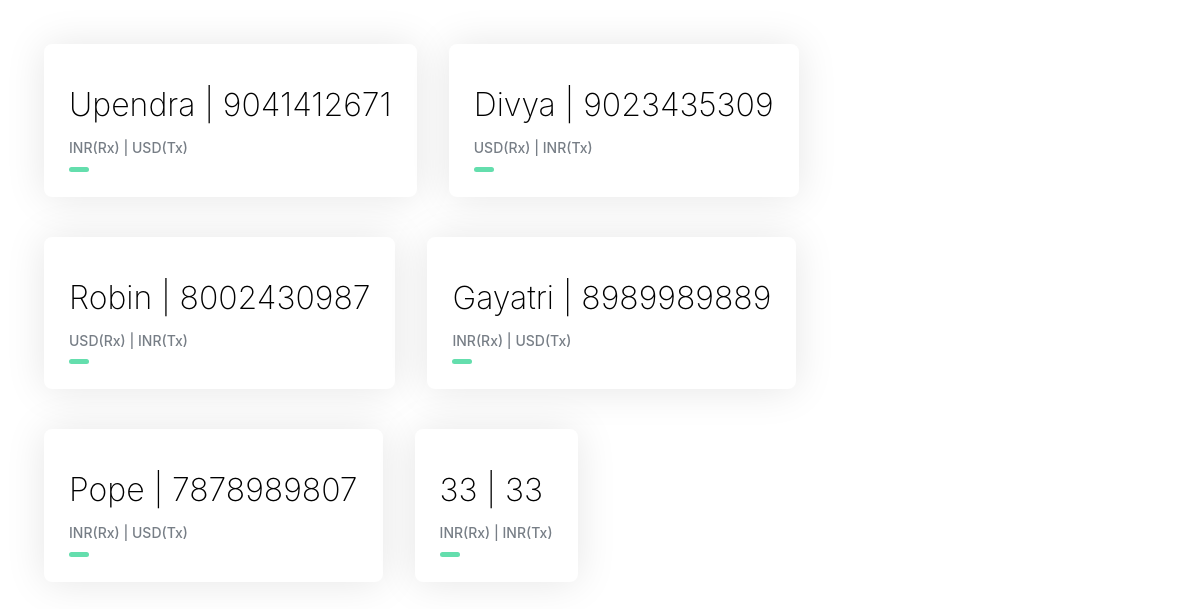
The page /transaction/get/ on the database its author committed.
### prune/models.py (models this page shows)
class Transactions(models.Model):
    name = models.CharField(max_length=45)
    ph_no = models.PositiveIntegerField()
    country = models.CharField(choices=country_choices, max_length=1, default='1')
    currency_rx = models.CharField(choices=currency_choices, max_length=1, default='1')
    currency_tx = models.CharField(choices=currency_choices, max_length=1, default='1')

### prune/views.py (the view)
# urls.py: path('transaction/get/', TransactionGetView.as_view(), name="transaction_get"),
class TransactionGetView(TemplateView):
    template_name = 'prune/prune_get.html'
    def get(self, request, *args, **kwargs):
        self.extra_context = {'data': Transactions.objects.all()}
        return super(TransactionGetView, self).get(request, *args, **kwargs)

### prune/templates/prune/prune_get.html (shortened to what this page needs)
<!DOCTYPE html>
<html lang="en">
<head>
</head>
<body>
<div class='section'>
{% for x in data %}
  <div class='data-card'>
    <div class='data-card__val'>
      {{x.name}} | {{x.ph_no}}
    </div>
    <div class='data-card__label'>
        {{x.get_currency_rx_display}}(Rx) | {{x.get_currency_tx_display}}(Tx)
    </div>
    <div class='data-card__color is-green'></div>
  </div>
{% endfor %}
</div>
</body>
</html>

### prune/templates/prune/prune_get.html (style rules this page uses)
body { font-family: apple-system, BlinkMacSystemFont, sans-serif; font-weight: normal; font-size: 100%; }
.section { padding: 1em; }
.data-card { float:left; display: inline-block; border-radius: 0.5em; box-shadow: 0 1px 2.5em rgba(0, 0, 0, 0.1); padding: 2.5em 1.5em 1.5em 1.5em; background-color: #fff; width: auto; transition: 0.15s ease-out all; border: 1px solid transparent; cursor: default; position: relative; margin: 20px; }
.data-card:not(:last-child) { margin-right: 0.75em; }
.data-card__val { font-weight: 200; font-size: 32px; margin-bottom: 15px; }
.data-card__label { margin-bottom: 0.75em; font-size: 14px; font-weight: 500; color: #777E86; }
.data-card__color { width: 20px; height: 5px; background-color: #e1e1e1; border-radius: 1em; }
.data-card__color.is-green { background-color: #64DEAD; }

### rows shown on the page
Transactions: name "Upendra", ph_no "9041412671", currency_rx "INR", currency_tx "USD"
Transactions: name "Divya", ph_no "9023435309", currency_rx "USD", currency_tx "INR"
Transactions: name "Robin", ph_no "8002430987", currency_rx "USD", currency_tx "INR"
Transactions: name "Gayatri", ph_no "8989989889", currency_rx "INR", currency_tx "USD"
Transactions: name "Pope", ph_no "7878989807", currency_rx "INR", currency_tx "USD"
Transactions: name "33", ph_no "33", currency_rx "INR", currency_tx "INR"
